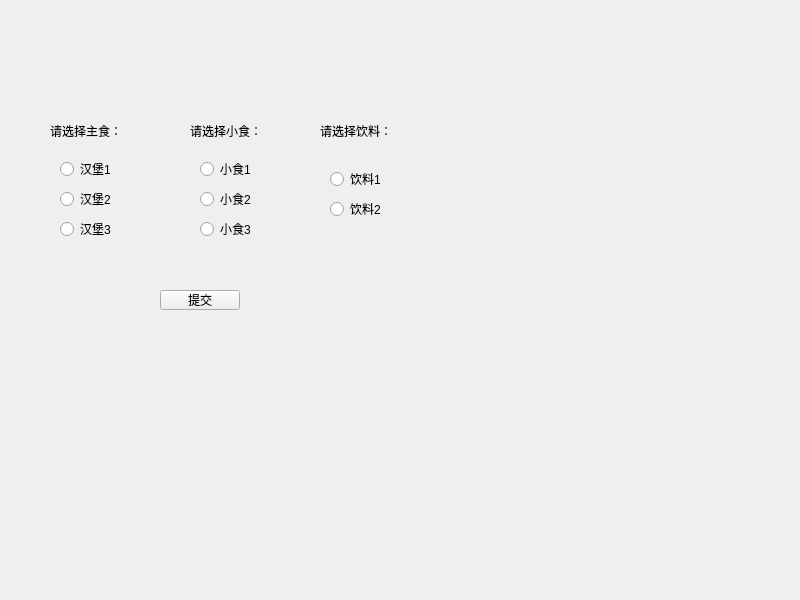
<?xml version="1.0" encoding="UTF-8"?>
<ui version="4.0">
 <class>Widget</class>
 <widget class="QWidget" name="Widget">
  <property name="geometry">
   <rect>
    <x>0</x>
    <y>0</y>
    <width>800</width>
    <height>600</height>
   </rect>
  </property>
  <property name="windowTitle">
   <string>Widget</string>
  </property>
  <widget class="QRadioButton" name="radioButton">
   <property name="geometry">
    <rect>
     <x>60</x>
     <y>160</y>
     <width>91</width>
     <height>18</height>
    </rect>
   </property>
   <property name="text">
    <string>汉堡1</string>
   </property>
  </widget>
  <widget class="QRadioButton" name="radioButton_2">
   <property name="geometry">
    <rect>
     <x>60</x>
     <y>190</y>
     <width>91</width>
     <height>18</height>
    </rect>
   </property>
   <property name="text">
    <string>汉堡2</string>
   </property>
  </widget>
  <widget class="QRadioButton" name="radioButton_3">
   <property name="geometry">
    <rect>
     <x>60</x>
     <y>220</y>
     <width>91</width>
     <height>18</height>
    </rect>
   </property>
   <property name="text">
    <string>汉堡3</string>
   </property>
  </widget>
  <widget class="QLabel" name="label">
   <property name="geometry">
    <rect>
     <x>50</x>
     <y>120</y>
     <width>141</width>
     <height>21</height>
    </rect>
   </property>
   <property name="text">
    <string>请选择主食：</string>
   </property>
  </widget>
  <widget class="QRadioButton" name="radioButton_4">
   <property name="geometry">
    <rect>
     <x>200</x>
     <y>160</y>
     <width>91</width>
     <height>18</height>
    </rect>
   </property>
   <property name="text">
    <string>小食1</string>
   </property>
  </widget>
  <widget class="QRadioButton" name="radioButton_5">
   <property name="geometry">
    <rect>
     <x>200</x>
     <y>220</y>
     <width>91</width>
     <height>18</height>
    </rect>
   </property>
   <property name="text">
    <string>小食3</string>
   </property>
  </widget>
  <widget class="QRadioButton" name="radioButton_6">
   <property name="geometry">
    <rect>
     <x>200</x>
     <y>190</y>
     <width>91</width>
     <height>18</height>
    </rect>
   </property>
   <property name="text">
    <string>小食2</string>
   </property>
  </widget>
  <widget class="QRadioButton" name="radioButton_7">
   <property name="geometry">
    <rect>
     <x>330</x>
     <y>170</y>
     <width>91</width>
     <height>18</height>
    </rect>
   </property>
   <property name="text">
    <string>饮料1</string>
   </property>
  </widget>
  <widget class="QRadioButton" name="radioButton_8">
   <property name="geometry">
    <rect>
     <x>330</x>
     <y>200</y>
     <width>91</width>
     <height>18</height>
    </rect>
   </property>
   <property name="text">
    <string>饮料2</string>
   </property>
  </widget>
  <widget class="QLabel" name="label_2">
   <property name="geometry">
    <rect>
     <x>190</x>
     <y>120</y>
     <width>141</width>
     <height>21</height>
    </rect>
   </property>
   <property name="text">
    <string>请选择小食：</string>
   </property>
  </widget>
  <widget class="QLabel" name="label_3">
   <property name="geometry">
    <rect>
     <x>320</x>
     <y>120</y>
     <width>141</width>
     <height>21</height>
    </rect>
   </property>
   <property name="text">
    <string>请选择饮料：</string>
   </property>
  </widget>
  <widget class="QPushButton" name="pushButton">
   <property name="geometry">
    <rect>
     <x>160</x>
     <y>290</y>
     <width>80</width>
     <height>20</height>
    </rect>
   </property>
   <property name="text">
    <string>提交</string>
   </property>
  </widget>
 </widget>
 <resources/>
 <connections/>
</ui>
